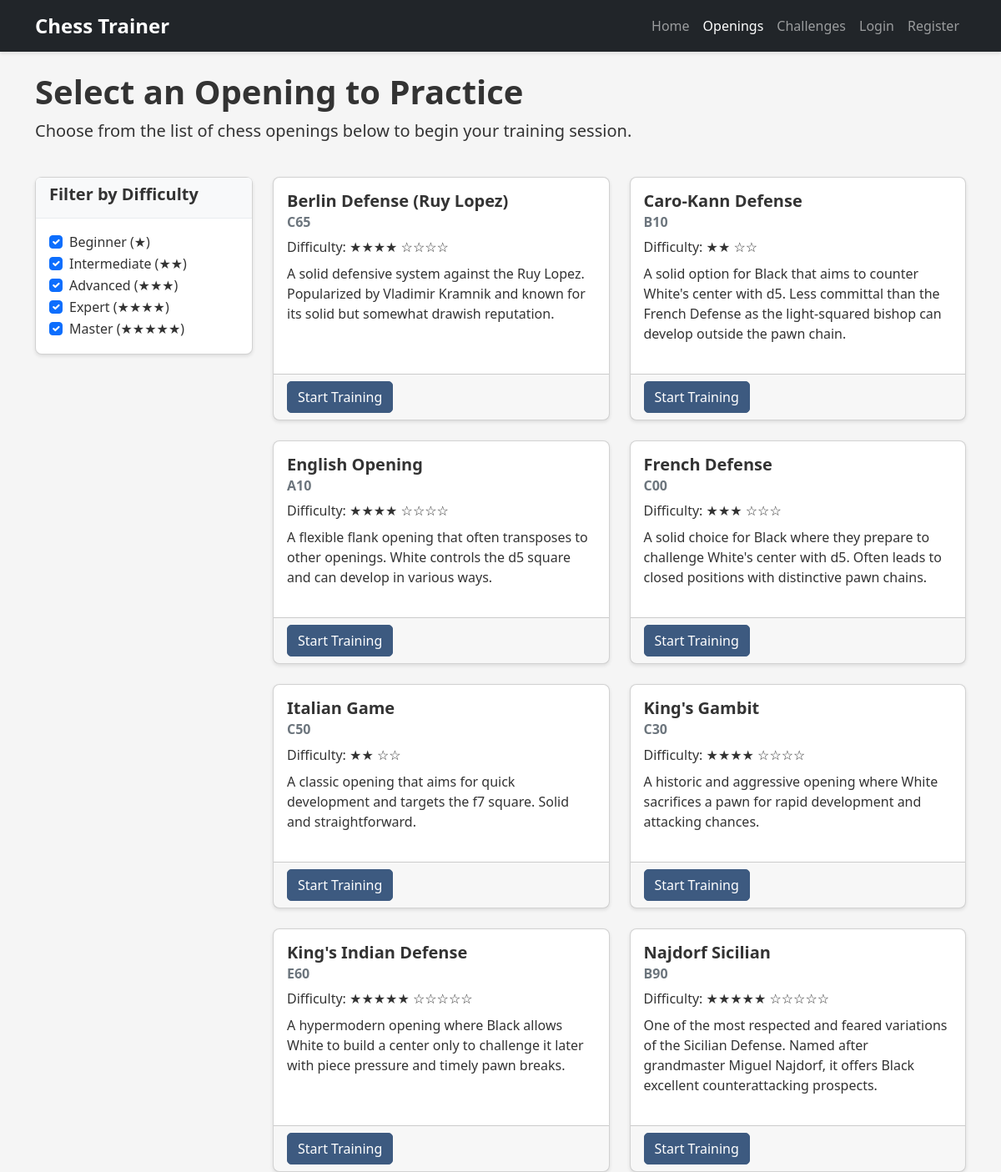
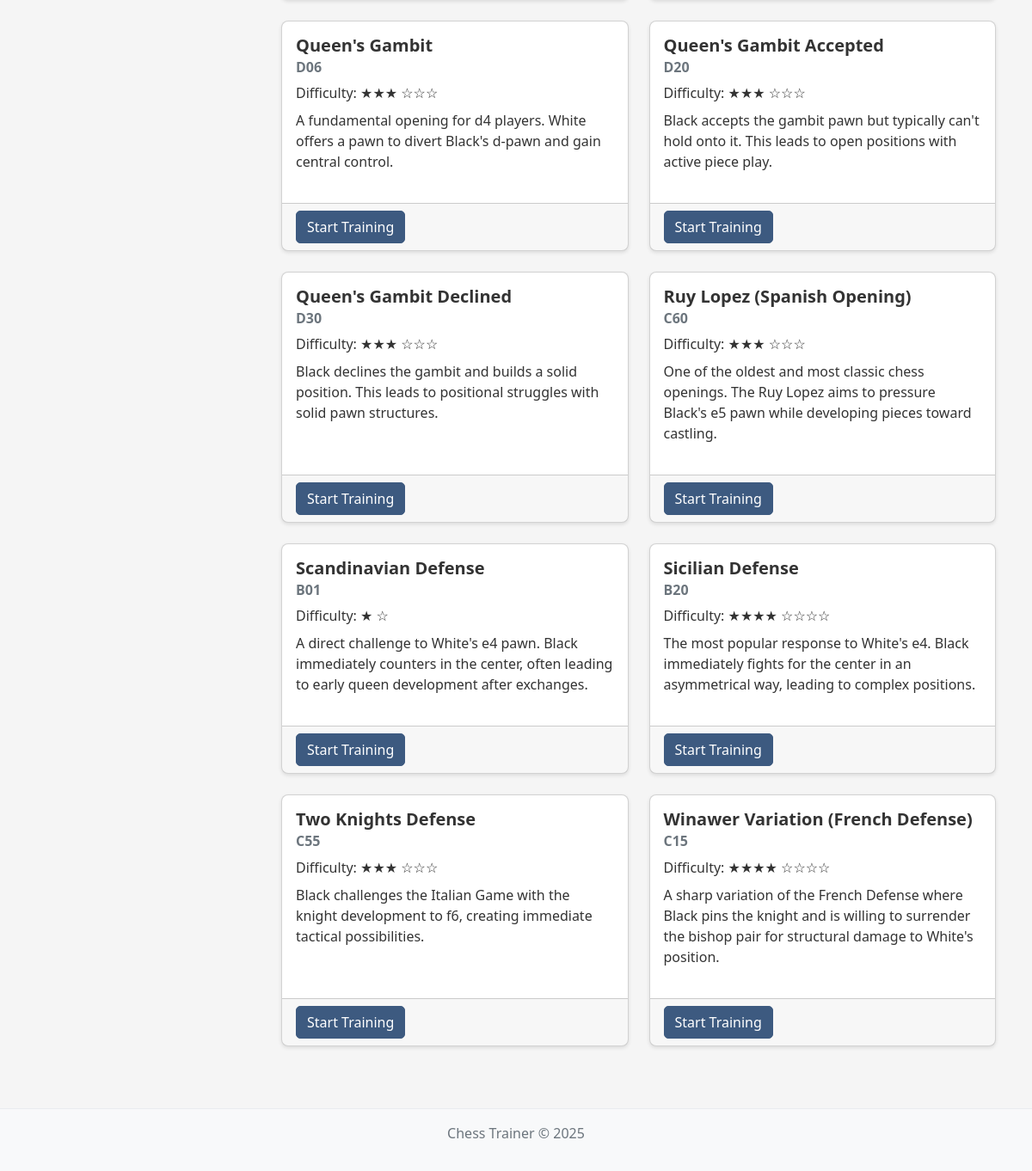
Screenshot of /openings/ with the database file from the repository (2 pictures, top to bottom).
### chess_app/models.py (models this page shows, shortened)
class Opening(models.Model):
    name = models.CharField(max_length=100)
    eco_code = models.CharField(max_length=10, blank=True, null=True)
    pgn_moves = models.TextField()
    description = models.TextField()
    difficulty = models.IntegerField(default=1)  # 1-5 scale
    is_popular = models.BooleanField(default=False)
    for_white = models.BooleanField(default=True)  # True for White, False for Black
    category = models.CharField(max_length=50, blank=True, null=True) # e.g., "Open Game", "Semi-Open", etc.
    main_line = models.TextField(blank=True, null=True)  # Optional field for the main line PGN
    parent_opening = models.ForeignKey('self', on_delete=models.SET_NULL, blank=True, null=True, related_name='variations')

### chess_app/views.py (the view)
# urls.py: path('openings/', views.opening_selection, name='opening_selection'),
def opening_selection(request):
    openings = Opening.objects.all().order_by('name')
    return render(
        request, 'chess_app/opening_selection.html', {'openings': openings}
    )  # noqa: E501

### chess_app/templates/chess_app/opening_selection.html (shortened to what this page needs)
{% extends 'chess_app/base.html' %}
{% block content %}
<div class="row mb-4">
    <div class="col-12">
        <h1>Select an Opening to Practice</h1>
        <p class="lead">Choose from the list of chess openings below to begin your training session.</p>
    </div>
</div>
<div class="row">
    <div class="col-md-3 mb-4">
        <div class="card">
            <div class="card-header">
                <h5>Filter by Difficulty</h5>
            </div>
            <div class="card-body">
                <div class="form-check">
                    <input class="form-check-input" type="checkbox" value="" id="difficulty1" checked>
                    <label class="form-check-label" for="difficulty1">
                        Beginner (★)
                    </label>
                </div>
                <div class="form-check">
                    <input class="form-check-input" type="checkbox" value="" id="difficulty2" checked>
                    <label class="form-check-label" for="difficulty2">
                        Intermediate (★★)
                    </label>
                </div>
                <div class="form-check">
                    <input class="form-check-input" type="checkbox" value="" id="difficulty3" checked>
                    <label class="form-check-label" for="difficulty3">
                        Advanced (★★★)
                    </label>
                </div>
                <div class="form-check">
                    <input class="form-check-input" type="checkbox" value="" id="difficulty4" checked>
                    <label class="form-check-label" for="difficulty4">
                        Expert (★★★★)
                    </label>
                </div>
                <div class="form-check">
                    <input class="form-check-input" type="checkbox" value="" id="difficulty5" checked>
                    <label class="form-check-label" for="difficulty5">
                        Master (★★★★★)
                    </label>
                </div>
            </div>
        </div>
    </div>
    <div class="col-md-9">
        <div class="row" id="openings-container">
            {% for opening in openings %}
            <div class="col-md-6 mb-4">
                <div class="card h-100">
                    <div class="card-body">
                        <h5 class="card-title">{{ opening.name }}</h5>
                        <h6 class="card-subtitle mb-2 text-muted">{{ opening.eco_code }}</h6>
                        <div class="mb-2">
                            Difficulty:
                            {% for i in ""|ljust:opening.difficulty %}★{% endfor %}
                            {% for i in ""|ljust:5|slice:opening.difficulty %}☆{% endfor %}
                        </div>
                        <p class="card-text">{{ opening.description|truncatewords:30 }}</p>
                    </div>
                    <div class="card-footer">
                        <a href="{% url 'game' opening.id %}" class="btn btn-primary">Start Training</a>
                    </div>
                </div>
            </div>
            {% empty %}
            <div class="col-12">
                <div class="alert alert-info">
                    No openings available. Please check back later.
                </div>
            </div>
            {% endfor %}
        </div>
    </div>
</div>
{% endblock %}

### chess_app/static/chess_app/css/style.css (style rules this page uses)
body { font-family: 'Segoe UI', Tahoma, Geneva, Verdana, sans-serif; background-color: #f5f5f5; color: #333; }
h1, h2, h3, h4, h5, h6 { font-weight: 600; }
.card { border-radius: 8px; box-shadow: 0 2px 4px rgba(0, 0, 0, 0.1); margin-bottom: 20px; }
.card-header { background-color: #f8f9fa; border-bottom: 1px solid #e9ecef; font-weight: 600; }
.btn { border-radius: 5px; font-weight: 500; }
.btn-primary { background-color: #3d5a80; border-color: #3d5a80; }

### rows the page displays
Opening: name "Berlin Defense (Ruy Lopez)", eco_code "C65", description "A solid defensive system against the Ruy Lopez. Popularized by Vladimir Kramnik and known for its solid but somewhat drawish reputation."
Opening: name "Caro-Kann Defense", eco_code "B10", description "A solid option for Black that aims to counter White's center with d5. Less committal than the French Defense as the light-squared bishop can develop outside the pawn chain."
Opening: name "English Opening", eco_code "A10", description "A flexible flank opening that often transposes to other openings. White controls the d5 square and can develop in various ways."
Opening: name "French Defense", eco_code "C00", description "A solid choice for Black where they prepare to challenge White's center with d5. Often leads to closed positions with distinctive pawn chains."
Opening: name "Italian Game", eco_code "C50", description "A classic opening that aims for quick development and targets the f7 square. Solid and straightforward."
Opening: name "King's Gambit", eco_code "C30", description "A historic and aggressive opening where White sacrifices a pawn for rapid development and attacking chances."
Opening: name "King's Indian Defense", eco_code "E60", description "A hypermodern opening where Black allows White to build a center only to challenge it later with piece pressure and timely pawn breaks."
Opening: name "Najdorf Sicilian", eco_code "B90", description "One of the most respected and feared variations of the Sicilian Defense. Named after grandmaster Miguel Najdorf, it offers Black excellent counterattacking prospects."
Opening: name "Queen's Gambit", eco_code "D06", description "A fundamental opening for d4 players. White offers a pawn to divert Black's d-pawn and gain central control."
Opening: name "Queen's Gambit Accepted", eco_code "D20", description "Black accepts the gambit pawn but typically can't hold onto it. This leads to open positions with active piece play."
Opening: name "Queen's Gambit Declined", eco_code "D30", description "Black declines the gambit and builds a solid position. This leads to positional struggles with solid pawn structures."
Opening: name "Ruy Lopez (Spanish Opening)", eco_code "C60", description "One of the oldest and most classic chess openings. The Ruy Lopez aims to pressure Black's e5 pawn while developing pieces toward castling."
Opening: name "Scandinavian Defense", eco_code "B01", difficulty 1 (drawn), description "A direct challenge to White's e4 pawn. Black immediately counters in the center, often leading to early queen development after exchanges."
Opening: name "Sicilian Defense", eco_code "B20", description "The most popular response to White's e4. Black immediately fights for the center in an asymmetrical way, leading to complex positions."
Opening: name "Two Knights Defense", eco_code "C55", description "Black challenges the Italian Game with the knight development to f6, creating immediate tactical possibilities."
Opening: name "Winawer Variation (French Defense)", eco_code "C15", description "A sharp variation of the French Defense where Black pins the knight and is willing to surrender the bishop pair for structural damage to White's position."
